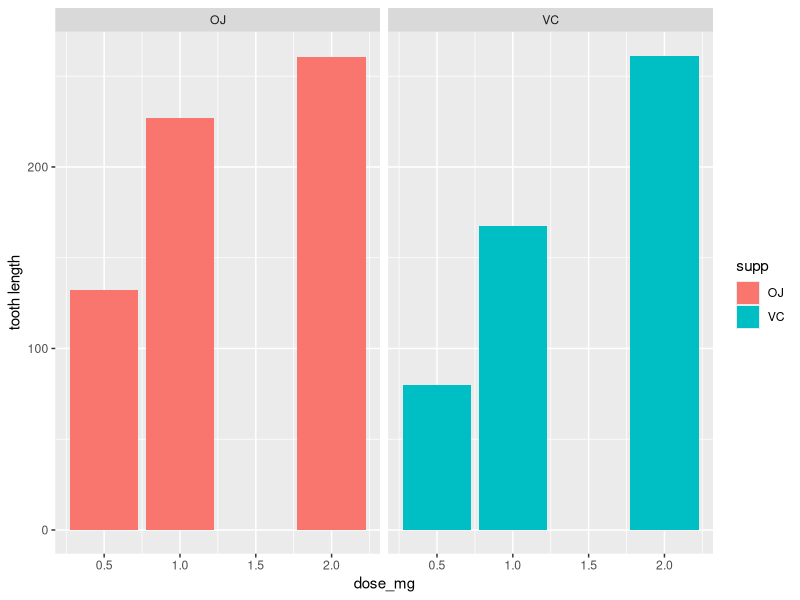

The R source for this figure:
## ---- chunk 1
knitr::opts_chunk$set(echo = TRUE)
## ---- chunk 2
library(ggplot2) 
ggplot(ToothGrowth,aes(dose,len,fill=supp))+    
geom_bar(stat="identity" )+  facet_wrap(~supp )+
ylab("tooth length") +xlab("dose_mg") 

## ---- chunk 3
data<-ToothGrowth

H1<-t.test(len~supp   ,data)
H1$conf.int
H1$p.value 

## ---- chunk 4
d1<-subset(data,dose==1)
H2<-t.test(len~supp  ,d1) 
H2$conf.int
H2$p.value

## ---- chunk 5
d2<-subset(data,dose==2)
H3<-t.test(len~supp   , d2) 
H3$conf.int
H3$p.value

